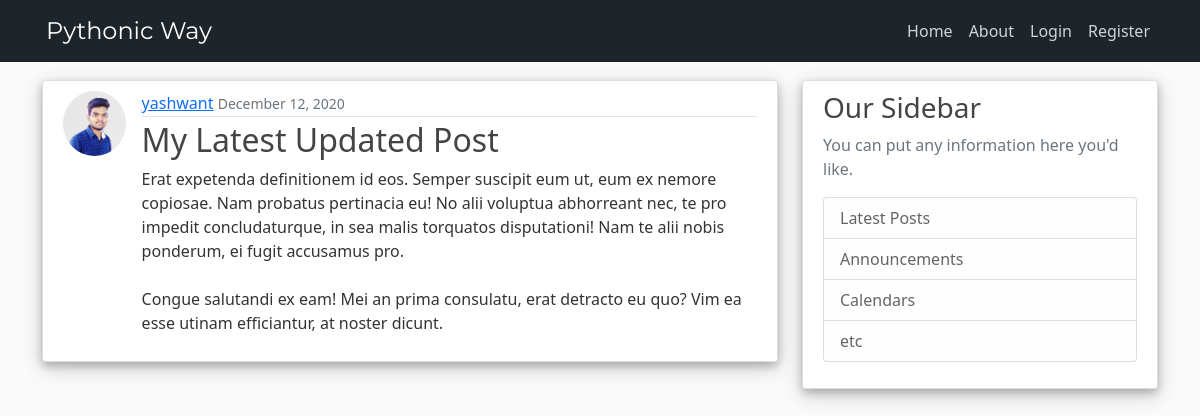
The page /post/30/ on the database its author committed.
### blog/models.py (models this page shows, shortened)
class Post(models.Model):
      title = models.CharField(max_length = 100)
      content = models.TextField()
      date_posted = models.DateTimeField(default = timezone.now)
      author = models.ForeignKey(User, on_delete = models.CASCADE) #here we are making relationship between author and post

### users/models.py (models this page shows, shortened)
class Profile(models.Model):
      user = models.OneToOneField(User, on_delete=models.CASCADE)
      image = models.ImageField(default='default.jpg', upload_to='profile_pics')

### blog/views.py (the view)
# urls.py: path('post/<int:pk>/', PostDetailView.as_view(), name='post-detail'),
class PostDetailView(DetailView):
      model = Post

### blog/templates/blog/post_detail.html (shortened to what this page needs)
{% extends "blog/base.html"%}
{% block content %}
            <article class="media content-section">
                  <div class="d-flex">
                        <img class="rounded-circle article-img" src="{{ object.author.profile.image.url }}" alt="Profile Picture">
                        <div class="media-body">
                              <div class="article-metadata">
                                    <a class="mr-2" href="{% url 'user-post' object.author.username %}">{{ object.author }}</a>
                                    <small class="text-muted">{{ object.date_posted|date:"F d, Y" }}</small>
                              </div>
                              <h2 class="article-title">{{ object.title }}</h2>
                              <p class="article-content">{{ object.content }}</p>
                        </div>
                  </div>
            </article>
{% endblock content%}

### blog/static/blog/main.css (style rules this page uses)
body { background: #fafafa; color: #333333; margin-top: 5rem; }
h1, h2, h3, h4, h5, h6 { color: #444444; }
.content-section { background: #ffffff; padding: 10px 20px; border: 1px solid #dddddd; border-radius: 3px; margin-bottom: 20px; }
.content-section { box-shadow: 0 4px 8px 0 rgba(0, 0, 0, 0.2), 0 6px 20px 0 rgba(0, 0, 0, 0.19); }
.article-title { color: #444444; }
.article-content { white-space: pre-line; }
.article-img { height: 65px; width: 65px; margin-right: 16px; }
.article-metadata { padding-bottom: 1px; margin-bottom: 4px; border-bottom: 1px solid #e3e3e3 }

### rows shown on the page
Post: author.profile.image (picture), author "yashwant", date_posted "December 12, 2020", title "My Latest Updated Post", content "Erat expetenda definitionem id eos. Semper suscipit eum ut, eum ex nemore copiosae. Nam probatus pertinacia eu! No alii voluptua abhorreant nec, te pro impedit concludaturque, in sea malis torquatos disputationi! Nam te alii nobis ponderum, ei fugit accusamus pro. Congue salutandi ex eam! Mei an prima consulatu, erat detracto eu quo? Vim ea esse utinam efficiantur, at noster dicunt."
